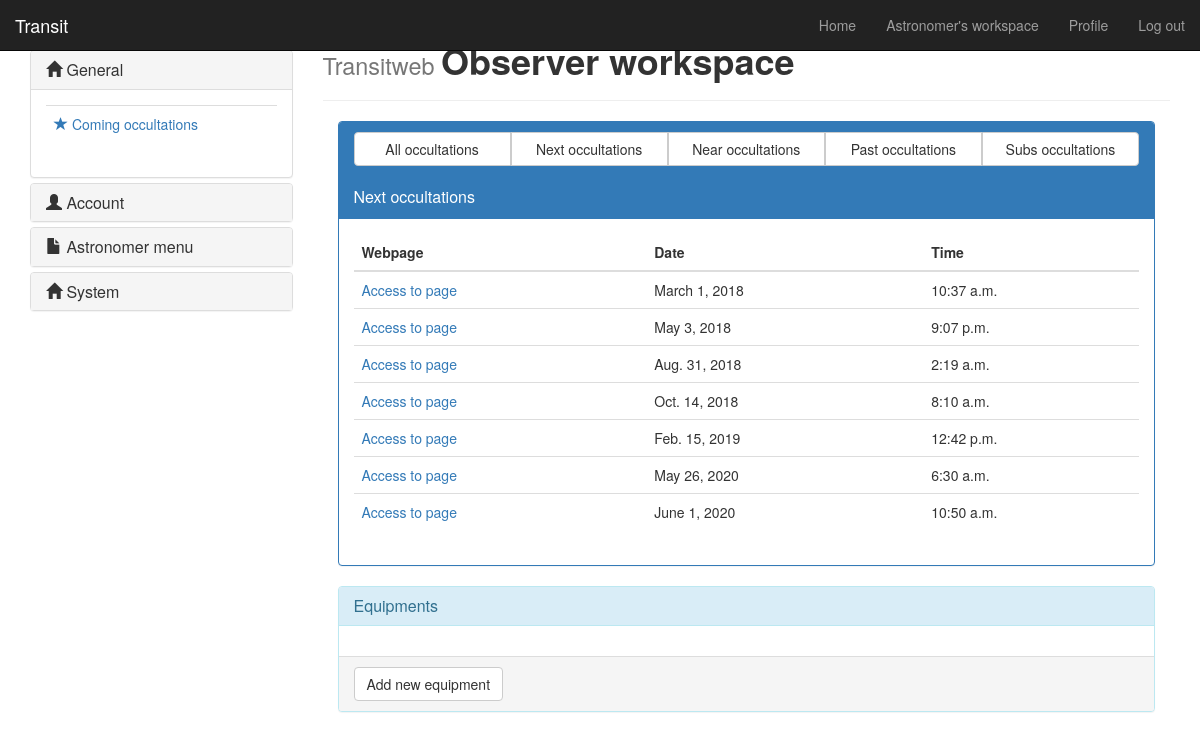
Page /workspace/observer/ (signed in) on the committed database.
### transitweb/models.py (models this page shows, shortened)
class Occultation(models.Model):
    datePrediction = models.DateField(default=now)
    timePrediction = models.TimeField(default=now)
    additionalInfo = models.CharField(max_length=128, null=True)
    usersGo = models.ManyToManyField(UserObserver, null=True)
    adenda = tinymce_models.HTMLField(null=True)
    reporter = models.ForeignKey(UserAstronomer, null=True)
    attachedFile = models.FileField(null = True)
    attachedImage = models.ImageField(null = True)

### transitweb/views.py (the view)
# urls.py: url(r'^workspace/observer/$', views.workspace_observer, name='workspace_observer'),
@login_required
def workspace_observer(request):
    context_dict = initialize_context(request)
    all_occultations = Occultation.objects.order_by("-datePrediction").reverse()
    context_dict["next_occultations"] = Occultation.objects.filter(datePrediction__gte = now()).order_by("-datePrediction").reverse()
    context_dict["near_occultations"] = Occultation.objects.order_by("-datePrediction").reverse()
    context_dict["past_occultations"] = Occultation.objects.filter(datePrediction__lte = now()).order_by("-datePrediction")
    context_dict["subs_occultations"] = Occultation.objects.filter(usersGo=context_dict.get("userObserver")).order_by("-datePrediction").reverse()
    context_dict["all_occultations"] = Occultation.objects.order_by("-datePrediction").reverse()
    return render(request, "workspace/observer.html", context_dict)

### transitweb/views.py (called while the page is built)
def get_UserObserver_from_request(request):
    user = request.user
    for u in UserObserver.objects.all():
        if user == u.user:
            return u
    return None

def get_UserAstronomer_from_request(request):
    user = request.user
    for u in UserAstronomer.objects.all():
        if user == u.user:
            return u
    return None

### transitweb/templates/workspace/observer.html (shortened to what this page needs)
{% extends 'base.html' %}
{% load staticfiles %}
{% block heading %}Observer workspace{% endblock %}
{% block body_block %}
 <div class="col-md-12">
  <div class="panel panel-primary">
   <div class="panel-heading">
     <div class="btn-group btn-group-justified" role="group">
       <a class="btn btn-default" href="#" onclick="javascript:change_occults('all')" role="button">All occultations</a>
       <a class="btn btn-default" href="#" onclick="javascript:change_occults('next')" role="button">Next occultations</a>
       <a class="btn btn-default" href="#" onclick="javascript:change_occults('near')" role="button">Near occultations</a>
       <a class="btn btn-default" href="#" onclick="javascript:change_occults('past')" role="button">Past occultations</a>
       <a class="btn btn-default" href="#" onclick="javascript:change_occults('subs')" role="button">Subs occultations</a>
     </div>
     <br />
     <span class="panel-title">Next occultations</span>
   </div>
   <div class="panel-body">
     <table class="table">
       <thead>
         <tr>
           <th>Webpage</th>
           <th>Date</th>
           <th>Time</th>
         </tr>
       </thead>
       <tbody id="next">
         {% for o in next_occultations %}
          <tr>
            <td><a href="/occultation/{{ o.id }}">Access to page</a></td>
            <td>{{ o.datePrediction }}</td>
            <td>{{ o.timePrediction }}</td>
          </tr>
         {% endfor %}
       </tbody>
     </table>
   </div>
  </div>
  <div class="panel panel-info">
   <div class="panel-heading">
    <h3 class="panel-title">Equipments</h3>
   </div>
   <div class="panel-body">
    </div>
    <div class="panel-footer">
      <a href="{% url 'add_equipment' %}" class="btn btn-default">Add new equipment</a>
    </div>
   </div>
 </div>
{% endblock %}

### rows in the picture
Occultation: datePrediction "March 1, 2018", timePrediction "10:37 a.m."
Occultation: datePrediction "May 3, 2018", timePrediction "9:07 p.m."
Occultation: datePrediction "Aug. 31, 2018", timePrediction "2:19 a.m."
Occultation: datePrediction "Oct. 14, 2018", timePrediction "8:10 a.m."
Occultation: datePrediction "Feb. 15, 2019", timePrediction "12:42 p.m."
Occultation: datePrediction "May 26, 2020", timePrediction "6:30 a.m."
Occultation: datePrediction "June 1, 2020", timePrediction "10:50 a.m."
